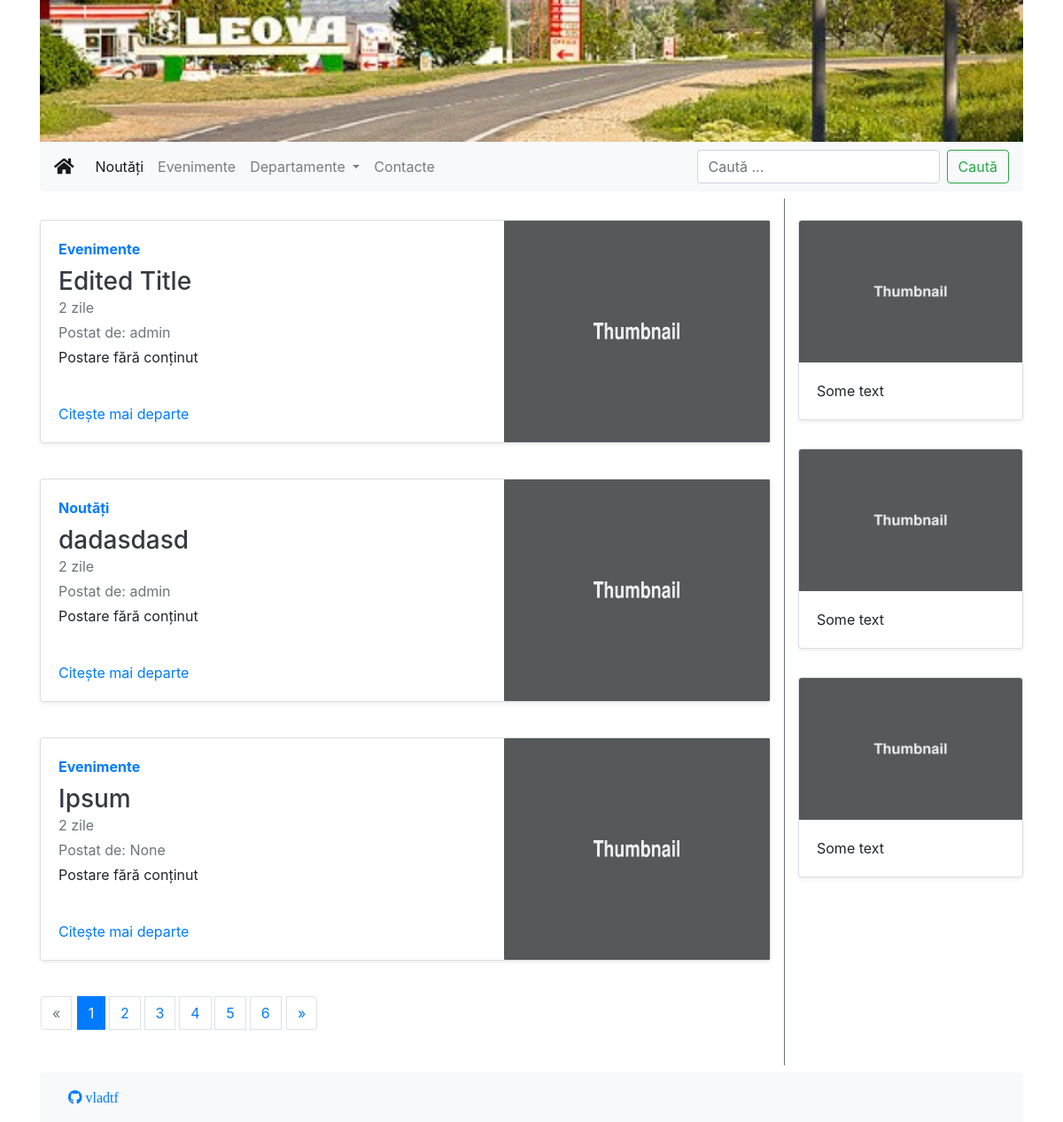
The app's page /, older data.
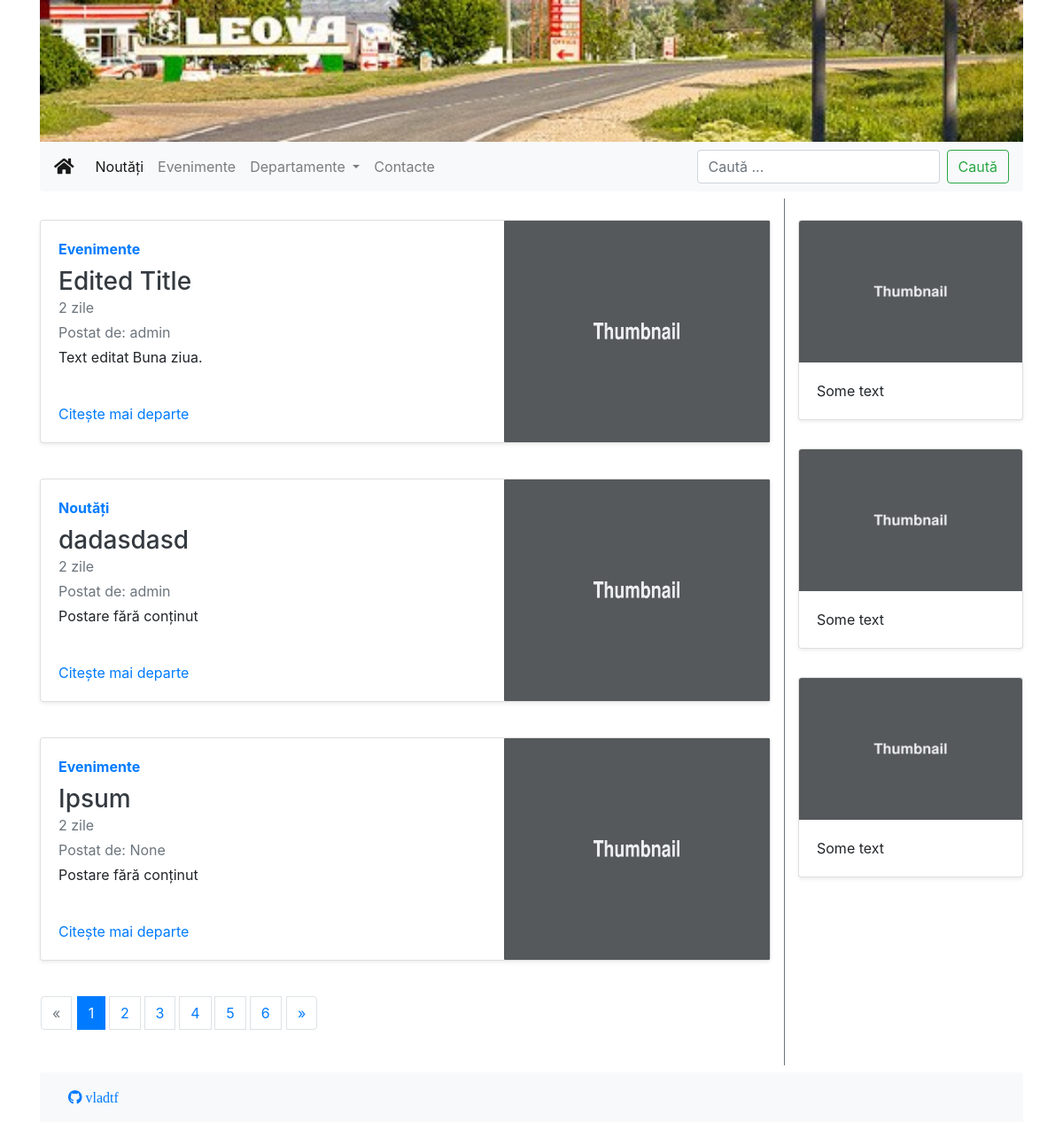
The same page, newer data.
### daspf_app/models.py (models this page shows, shortened)
class Post(models.Model):
    created_by = models.ForeignKey(User, null=True, on_delete=models.SET_NULL)
    category = models.ForeignKey(Category, null=True, on_delete=models.SET_NULL)
    title = models.CharField(max_length=200, null=False)
    body = models.TextField(null=True, default='Postare fără conținut')
    created_at = models.DateTimeField(auto_now_add=True)
    visible = models.BooleanField(default=True)
    views = models.IntegerField(default=0)
    image = models.ImageField(null=True, blank=True, default='placeholder.jpg')
    @property
    def get_date(self):
        time = datetime.now()
        if self.created_at.day == time.day:
            return str(time.hour - self.created_at.hour) + " ore"
        else:
            if self.created_at.month == time.month:
                return str(time.day - self.created_at.day) + " zile"
            else:
                if self.created_at.year == time.year:
                    return str(time.month - self.created_at.month) + " luni"
        return self.created_at
    @property
    def imageURL(self):
        try:
            url = self.image.url
        except:
            url = '/images/placeholder.png'
        return url

class Category(models.Model):
    name = models.CharField(max_length=200, null=False)
    def __str__(self):
        return self.name

### daspf_app/views.py (the view)
# urls.py: path('', views.index, name='index'),
def index(request):
    post_list = Post.objects.all().filter(visible=True).order_by('-created_at')
    posts = paginate(request, post_list)
    context = {'posts': posts}
    return render(request, 'views/index.html', context=context)

### daspf_app/views.py (called while the page is built)
def paginate(request, post_list):
    page = request.GET.get('page', 1)
    paginator = Paginator(post_list, 3)
    try:
        posts = paginator.page(page)
    except PageNotAnInteger:
        posts = paginator.page(1)
    except EmptyPage:
        posts = paginator.page(paginator.num_pages)
    return posts

### daspf_app/templates/views/index.html (shortened to what this page needs)
{% extends 'layouts/main.html' %}
{% load static %}
{% load %}
{% block content %}
    <div class="row py-3">
        {% for post in posts %}
            <div class="col-lg-12 py-2" onclick="location.href='{% url 'post' post_id=post.id %}';"
                 style="cursor: pointer;">
                <div class="card flex-md-row mb-4 shadow-sm">
                    <div class="card-body d-flex flex-column align-items-start">
                        <strong class="d-inline-block mb-2 text-primary">{{ post.category }}</strong>
                        <h3 class="mb-0">
                            <a class="text-dark" href="#">{{ post.title }}</a>
                        </h3>
                        <div class="mb-1 text-muted">{{ post.get_date }}</div>
                        <div class="mb-1 text-muted">Postat de: {{ post.created_by }}</div>
                        <p class="card-text mb-auto" id="post_body">{{ post.body| striptags | truncatechars:50 }}</p>
                        <a href="#">Citește mai departe</a>
                    </div>
                    <img class="card-img-right flex-auto d-none d-md-block"
                         style="width: 300px; height: 250px; border-radius: 1px"
                         src="{{ post.imageURL }}">
                </div>
            </div>
        {% endfor %}
        {% if posts.has_other_pages %}
            <ul class="pagination py-2 col-lg-12 px-3">
                {% if posts.has_previous %}
                    <li class="page-item pr-1"><a class="page-link" href="?page={{ posts.previous_page_number }}">&laquo;</a>
                    </li>
                {% else %}
                    <li class="disabled page-item pr-1"><span class="page-link">&laquo;</span></li>
                {% endif %}
                {% for i in posts.paginator.page_range %}
                    {% if posts.number == i %}
                        <li class="page-item active" style="padding: 0 0.15rem;"><span class="page-link">{{ i }} </span></li>
                    {% else %}
                        <li class="page-item" style="padding: 0 0.15rem"><a class="page-link"
                                                                            href="?page={{ i }}">{{ i }}</a></li>
                    {% endif %}
                {% endfor %}
                {% if posts.has_next %}
                    <li class="page-item pl-1"><a class="page-link"
                                                  href="?page={{ posts.next_page_number }}">&raquo;</a></li>
                {% else %}
                    <li class="disabled page-item pl-1"><span class="page-link">&raquo;</span></li>
                {% endif %}
            </ul>
        {% endif %}
    </div>
{% endblock content %}

Row changes from the older to the newer data that the page shows:
changed Post "Edited Title": body "Postare fără conținut" → "Text editat Buna ziua."
